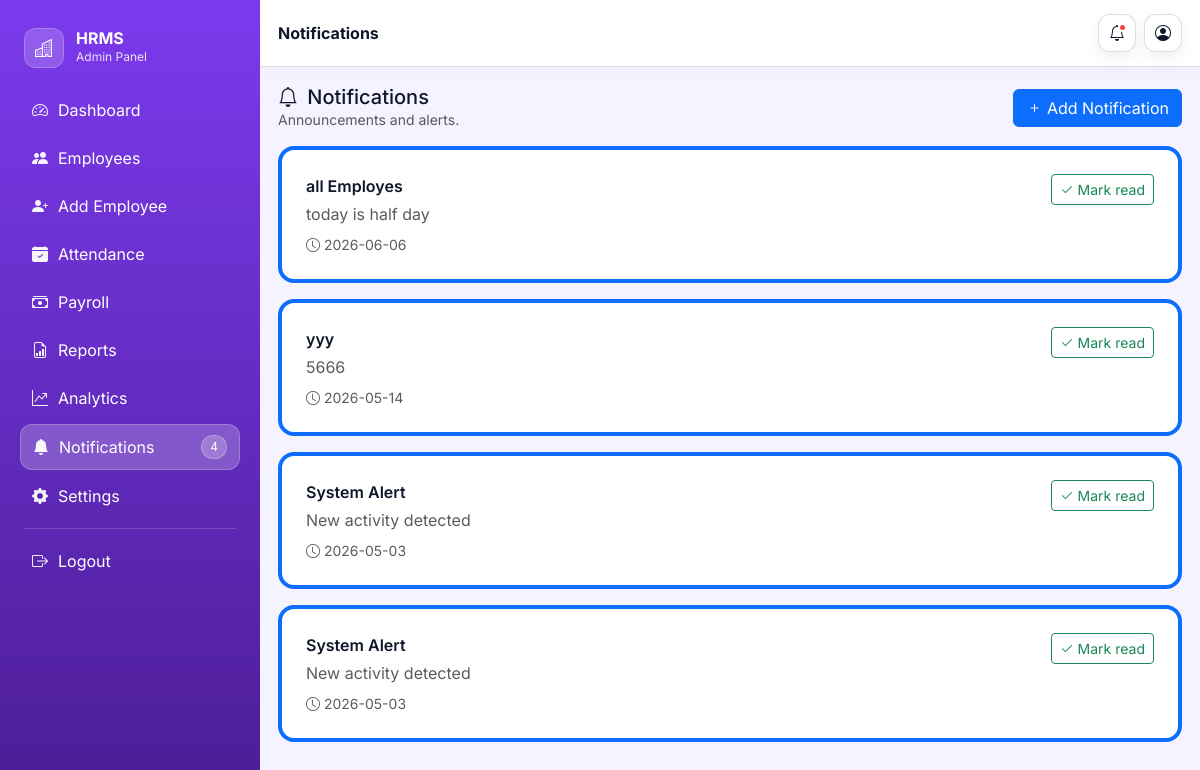
The app's page /notifications (signed in) with its own data.
### tables this page shows
CREATE TABLE notifications (
        id INTEGER PRIMARY KEY AUTOINCREMENT,
        title TEXT,
        message TEXT,
        status TEXT DEFAULT 'unread',
        date TEXT
    );

### app.py (the view)
@app.route("/notifications")
@login_required
def notifications():
    conn = sqlite3.connect(DB_PATH)
    cursor = conn.cursor()
    cursor.execute("SELECT * FROM notifications ORDER BY id DESC")
    data = cursor.fetchall()
    conn.close()
    return render_template("notifications.html", data=data)

### app.py (called while the page is built)
def login_required(view):
    @wraps(view)
    def wrapped(*args, **kwargs):
        if 'admin' not in session:
            return redirect(url_for("login"))
        return view(*args, **kwargs)
    return wrapped

@app.context_processor
def inject_theme():
    data = {"theme": session.get("theme", "Purple")}
    if 'admin' in session:
        try:
            conn = sqlite3.connect(DB_PATH)
            cursor = conn.cursor()
            cursor.execute("SELECT COUNT(*) FROM notifications WHERE status='unread'")
            data["notif_count"] = cursor.fetchone()[0]
            conn.close()
        except Exception:
            data["notif_count"] = 0
    return data

### templates/notifications.html
{% extends "base.html" %}
{% set title = "Notifications - HRMS" %}
{% set page_title = "Notifications" %}
{% set active_page = "notifications" %}
{% block content %}
  <div class="d-flex align-items-center justify-content-between mb-3">
    <div>
      <div class="h5 mb-0"><i class="bi bi-bell me-1"></i> Notifications</div>
      <div class="text-muted small">Announcements and alerts.</div>
    </div>
    <a href="{{ url_for('add_notification') }}" class="btn btn-primary">
      <i class="bi bi-plus"></i> Add Notification
    </a>
  </div>
  <div class="row g-3">
    {% for n in data %}
      <div class="col-12">
        <div class="panel p-4 rounded-4 {% if n[3]=='unread' %}border-start border-4 border-primary{% endif %}">
          <div class="d-flex align-items-start justify-content-between gap-2">
            <div>
              <div class="fw-semibold">{{ n[1] }}</div>
              <div class="text-muted mt-1">{{ n[2] }}</div>
              <div class="text-muted small mt-2"><i class="bi bi-clock"></i> {{ n[4] }}</div>
            </div>
            <div class="text-end">
              {% if n[3]=='unread' %}
                <a href="/read/{{ n[0] }}" class="btn btn-sm btn-outline-success">
                  <i class="bi bi-check2"></i> Mark read
                </a>
              {% else %}
                <span class="badge text-bg-secondary">Read</span>
              {% endif %}
            </div>
          </div>
        </div>
      </div>
    {% else %}
      <div class="col-12">
        <div class="panel p-4 rounded-4 text-center text-muted">No notifications yet.</div>
      </div>
    {% endfor %}
  </div>
{% endblock %}

### static/css/app.css (style rules this page uses)
:root { --bg: #f5f3ff; --surface: #ffffff; --muted: #64748b; --text: #0f172a; --border: rgba(148,163,184,.35); --primary: #7c3aed; --primary-2: #5b21b6; --shadow: 0 10px 25px rgba(15, 23, 42, 0.08); }
body { font-family: Inter, "Segoe UI", system-ui, -apple-system, Arial, sans-serif; background: var(--bg); color: var(--text); }
.theme-purple { --bg:#f5f3ff; --surface:#ffffff; --text:#0f172a; --primary:#7c3aed; --primary-2:#4c1d95; }
.panel { background: var(--surface); border:1px solid var(--border); }

### records on screen
notifications: title "all Employes", message "today is half day", date "2026-06-06"
notifications: title "yyy", message "5666", date "2026-05-14"
notifications: title "System Alert", message "New activity detected", date "2026-05-03"
notifications: title "System Alert", message "New activity detected", date "2026-05-03"

### other values on screen
{{ notif_count }} "4"
{{ page_title }} "Notifications"
